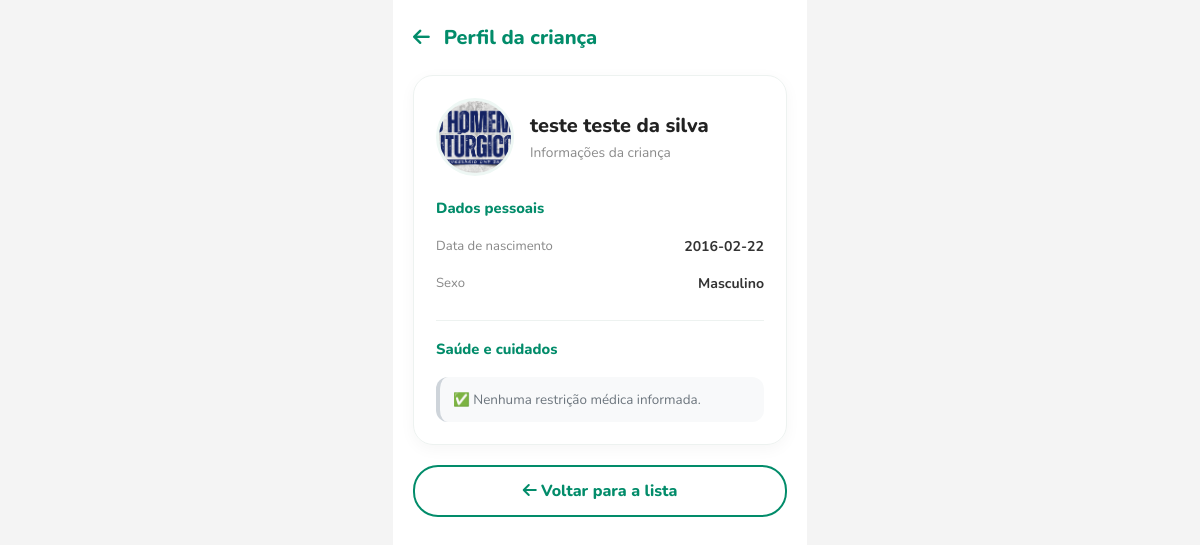
The app's page /detalhes_crianca/1 (signed in) with its own data.
### app.py (models this page shows, shortened)
class Crianca(db.Model):
    id = db.Column(db.Integer, primary_key=True)
    usuario_id = db.Column(db.Integer, nullable=False)
    nome = db.Column(db.String(100), nullable=False)
    data_nascimento = db.Column(db.String(20), nullable=False)
    sexo = db.Column(db.String(20), nullable=False)
    alergias_condicoes = db.Column(db.String(200), nullable=True)
    foto_url = db.Column(db.String(200), nullable=True, default='default.png')
    responsavel_id = db.Column(db.Integer, db.ForeignKey('usuario.id'), nullable=False)
    checkins = db.relationship('Checkin', backref='crianca', lazy=True)

### app.py (the view)
@app.route('/detalhes_crianca/<int:crianca_id>')
@login_required
def detalhes_crianca(crianca_id):
    crianca = Crianca.query.get_or_404(crianca_id)
    turma_id = request.args.get('turma_id', type=int)
    if turma_id:
        turma = Turma.query.get_or_404(turma_id)
        if not usuario_pode_gerenciar_turma(turma):
            return jsonify({'erro': 'Acesso negado'}), 403
    else:
        turma = None
    responsavel = Responsavel.query.filter_by(
        usuario_id=crianca.responsavel_id
    ).first()
    return render_template(
        'detalhes_crianca.html',
        crianca=crianca,
        responsavel=responsavel,
        turma=turma
    )

### app.py (called while the page is built)
@app.after_request
def desativar_cache_paginas_autenticadas(response):
    if current_user.is_authenticated:
        response.headers['Cache-Control'] = 'no-store, no-cache, must-revalidate, max-age=0'
        response.headers['Pragma'] = 'no-cache'
        response.headers['Expires'] = '0'
    return response

@login_manager.user_loader
def load_user(user_id):
    return db.session.get(Usuario, int(user_id))

### templates/detalhes_crianca.html (shortened to what this page needs)
<!DOCTYPE html>
<html lang="pt-BR">
<head>
    <link rel="stylesheet" href="https://cdnjs.cloudflare.com/ajax/libs/font-awesome/6.4.0/css/all.min.css">
</head>
<body>
    <div class="app-container">
        <div class="nav-top">
            <a href="{% if turma %}{{ url_for('lista_presenca', turma_id=turma.id) }}{% else %}{{ url_for('dashboard') }}{% endif %}">
                <i class="fa-solid fa-arrow-left"></i>
            </a>
            <h1>Perfil da criança</h1>
        </div>
        <div class="profile-card">
            <div class="hero">
                {% if crianca.foto_url and crianca.foto_url != 'default.png' %}
                    <img src="{{ url_for('static', filename='uploads/' + crianca.foto_url) }}" alt="Foto de {{ crianca.nome }}" class="avatar">
                {% else %}
                    <div class="avatar" style="display:flex;align-items:center;justify-content:center;color:#028c6a;font-size:1.8rem;">
                        <i class="fa-solid fa-child"></i>
                    </div>
                {% endif %}
                <div>
                    <div class="name">{{ crianca.nome }}</div>
                    <div class="subtitle">Informações da criança</div>
                </div>
            </div>
            <div class="section" style="margin-top:0; padding-top:0; border-top:0;">
                <h2>Dados pessoais</h2>
                <div class="info-row"><span class="label">Data de nascimento</span><span class="value">{{ crianca.data_nascimento }}</span></div>
                <div class="info-row"><span class="label">Sexo</span><span class="value">{{ crianca.sexo }}</span></div>
            </div>
            <div class="section">
                <h2>Saúde e cuidados</h2>
                {% if crianca.alergias_condicoes and crianca.alergias_condicoes != 'Nenhuma' %}
                    <div class="health"><b>⚠️ Alergias/Condições:</b><br>{{ crianca.alergias_condicoes }}</div>
                {% else %}
                    <div class="health clean">✅ Nenhuma restrição médica informada.</div>
                {% endif %}
            </div>
        </div>
        <a class="btn-back" href="{% if turma %}{{ url_for('lista_presenca', turma_id=turma.id) }}{% else %}{{ url_for('dashboard') }}{% endif %}">
            <i class="fa-solid fa-arrow-left"></i> Voltar para a lista
        </a>
    </div>
</body>
</html>

### templates/detalhes_crianca.html (style rules this page uses)
* { box-sizing: border-box; margin: 0; padding: 0; font-family: 'Nunito', sans-serif; }
body { background: #f4f4f4; display: flex; justify-content: center; }
.app-container { width: 100%; max-width: 414px; min-height: 100vh; background: #fff; padding: 24px 20px; }
.nav-top { display: flex; align-items: center; gap: 14px; margin-bottom: 24px; }
.nav-top a { color: #028c6a; font-size: 1.2rem; text-decoration: none; }
.nav-top h1 { color: #028c6a; font-size: 1.25rem; font-weight: 800; }
.profile-card { border: 1px solid #edf2f0; border-radius: 20px; padding: 22px; box-shadow: 0 4px 16px rgba(0,0,0,0.04); }
.hero { display: flex; align-items: center; gap: 16px; margin-bottom: 22px; }
.avatar { width: 78px; height: 78px; border-radius: 50%; object-fit: cover; background: #eef7f4; border: 3px solid #eef7f4; }
.name { font-size: 1.25rem; font-weight: 800; color: #222; }
.subtitle { margin-top: 4px; color: #8a8a8a; font-size: 0.86rem; }
.section { margin-top: 18px; padding-top: 18px; border-top: 1px solid #edf2f0; }
.section h2 { font-size: 0.92rem; color: #028c6a; margin-bottom: 10px; font-weight: 800; }
.info-row { display: flex; justify-content: space-between; gap: 12px; padding: 9px 0; }
.label { color: #888; font-size: 0.82rem; }
.value { color: #333; font-size: 0.88rem; font-weight: 700; text-align: right; }
.health { margin-top: 18px; padding: 13px; border-radius: 12px; background: #fff8e1; color: #664d03; border-left: 4px solid #ffc107; font-size: 0.84rem; line-height: 1.45; }
.health.clean { background: #f8f9fa; color: #6c757d; border-left-color: #ced4da; }
.btn-back { display: block; margin-top: 20px; width: 100%; padding: 13px; border-radius: 25px; border: 2px solid #028c6a; color: #028c6a; text-decoration: none; text-align: center; font-weight: 800; }

### records on screen
Crianca: foto_url (picture), nome "teste teste da silva", data_nascimento "2016-02-22", sexo "Masculino"
